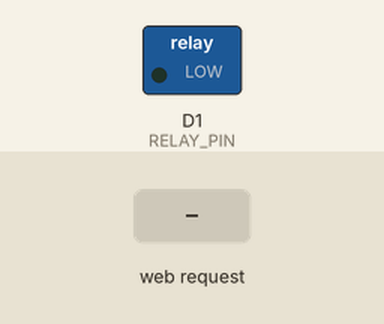
Simulated run of this sketch. Board: ESP8266 (NodeMCU). Shown: switched loads named in the sketch (green lamp = pin HIGH). The test bench sets the inputs (shaded band).

Above: at 1.2 s.
1.3 s: HTTP request GET /on received
At 2.5 s:
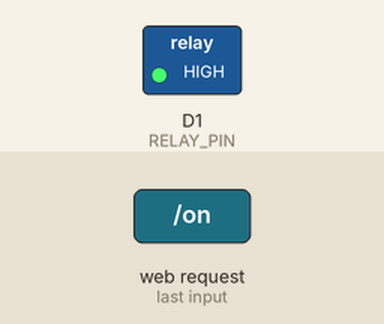
2.8 s: HTTP request GET /off received
At 3.7 s:
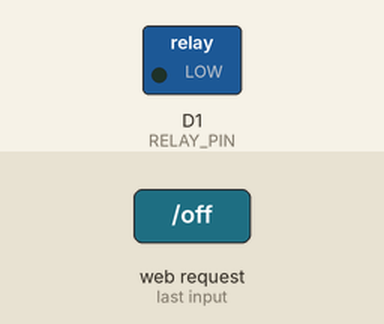
Timing chart, 0 to 5.8 s (numbered marks = the images above; inputs shaded):
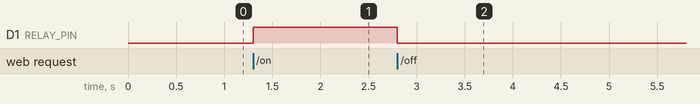

Measured:
- after the input at 1.3 s, D1 (RELAY_PIN): LOW → HIGH at once
- after the input at 2.8 s, D1 (RELAY_PIN): HIGH → LOW at once

The sketch:

WebServer.ino
```cpp
#include <ESP8266WiFi.h>
#include <ESP8266WebServer.h>

ESP8266WebServer server(80);

#define RELAY_PIN D1

void handleRoot() {
  server.send(200, "text/html",
  "<h1>ESP8266 Relay Control</h1><br>"
  "<a href=\"/on\"><button>ON</button></a><br>"
  "<a href=\"/off\"><button>OFF</button></a>");
}

void handleOn() {
  digitalWrite(RELAY_PIN, HIGH);
  server.send(200, "text/html", "Relay is ON <a href=\"/\">Back</a>");
}

void handleOff() {
  digitalWrite(RELAY_PIN, LOW);
  server.send(200, "text/html", "Relay is OFF <a href=\"/\">Back</a>");
}

void setup() {
  pinMode(RELAY_PIN, OUTPUT);
  digitalWrite(RELAY_PIN, LOW);

  WiFi.softAP("ESP8266_AP", "12345678");
  server.on("/", handleRoot);
  server.on("/on", handleOn);
  server.on("/off", handleOff);
  server.begin();
}

void loop() {
  server.handleClient();
}
```
